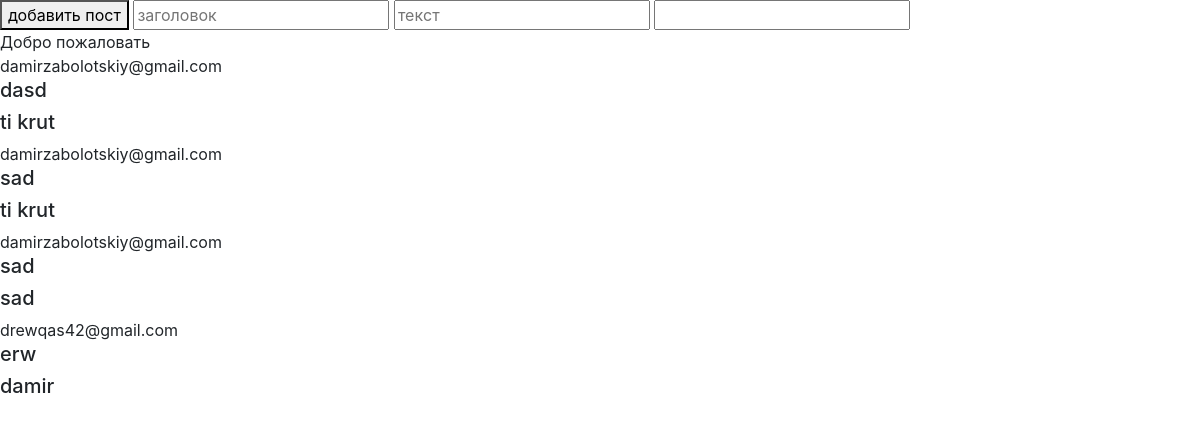
Screenshot of /insta/check.php with the database file from the repository.
### tables this page shows
CREATE TABLE `game3` (
  `header` varchar(355) NOT NULL,
  `text` varchar(355) NOT NULL,
  `user_id` int(10) NOT NULL,
  `id` int(10) NOT NULL
);

CREATE TABLE `game2` (
  `fio` varchar(355) NOT NULL,
  `email` varchar(355) NOT NULL,
  `login` varchar(355) NOT NULL,
  `password` varchar(355) NOT NULL,
  `id` int(10) NOT NULL
);

### insta/check.php (the view, shortened to what this page needs)
<!DOCTYPE html>
<html>
<head>
	<link rel="stylesheet" href="https://stackpath.bootstrapcdn.com/bootstrap/4.2.1/css/bootstrap.min.css">
</head>
<body>
	<?php $connect = mysqli_connect('127.0.0.1', 'root', '', 'ghg');
	$query1 = mysqli_query($connect, "SELECT * FROM game3 INNER JOIN game2 ON game3.user_id = game2.id");
	$query2 = mysqli_query($connect, "SELECT * FROM game2 WHERE id = '" . $_GET['id'] . "' ");
	$logo1 = $query2->fetch_assoc();
	?>
<form method="POST" action="insert.php">
			<button>
				добавить пост
			</button>
			<input placeholder="заголовок" name="header">
			<input placeholder="текcт" name="text">
			<?php echo '<input name="id" value="' . $logo1['id'] . '"> '; ?>
</form>
<?php echo 'Добро пожаловать ' . $logo1['fio'] ?>
	<?php for($i = 0; $i < $query1->num_rows; $i++) { ?>
	<div>
		<div>
			<?php $logo = $query1->fetch_assoc(); echo '<h7>' . $logo['email'] . '</h7>'; ?>
		</div>
		<div>
			<?php  echo '<h5>' . $logo['header'] . '</h5>'; ?>
		</div>
		<div>
			<?php  echo '<h5>' . $logo['text'] . '</h5>'; ?>
		</div>
	</div>
	<?php } ?>
</body>
</html>

### insta/check.php (style rules this page uses)
button { margin: 3px; }

### rows the page displays
game3: user.email "damirzabolotskiy@gmail.com", header "dasd", text "ti krut"
game3: user.email "damirzabolotskiy@gmail.com", header "sad", text "ti krut"
game3: user.email "damirzabolotskiy@gmail.com", header "sad", text "sad"
game3: user.email "drewqas42@gmail.com", header "erw", text "damir"
